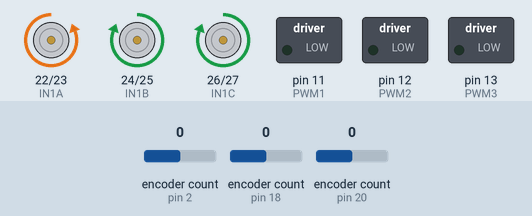
Recording of a sketch running on a simulated Arduino Mega 2560, built with avr-gcc and run on an emulated ATmega2560. On the bench: motor-driver pin pairs drawn as motors (green arrow = first pin HIGH = forward, orange = second pin HIGH = backward, longer = more drive), switched loads named in the sketch (green lamp = pin HIGH). Inputs (shaded band) come from the test bench; at power-on: encoder count (sensors on pin 2, pin 18, pin 20) 0. What the sketch prints to the serial monitor is not drawn.

Above: at 0.4 s.
Timing chart, 0 to 1.9 s (numbered marks = the images above):
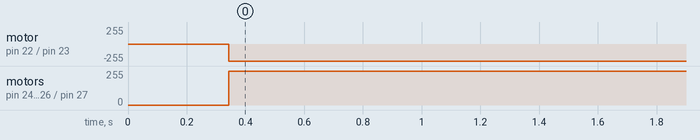

Measured:
- by itself, motor on pin 22 (IN1A) / pin 23 (IN2A): stopped → backward 255/255 at 0.34 s
- by itself, motor on pin 24 (IN1B) / pin 25 (IN2B), motor on pin 26 (IN1C) / pin 27 (IN2C): stopped → forward 255/255 at 0.34 s

The sketch:

Omni_PS2_controller.ino
```cpp
#include <PS2X_lib.h> //for v1.6
#include <Encoder.h>
#define IN1A 22
#define IN2A 23
#define IN1B 24
#define IN2B 25
#define IN1C 26
#define IN2C 27
#define PWM1 11
#define PWM2 12
#define PWM3 13
#define EN_1A 2
#define EN_1B 3
#define EN_2A 18
#define EN_2B 19
#define EN_3A 20
#define EN_3B 21
/******************************************************************
 * set pins connected to PS2 controller:
 *   - 1e column: original
 *   - 2e colmun: Stef?
 * replace pin numbers by the ones you use
 ******************************************************************/
#define PS2_DAT 10 //MOSI
#define PS2_CMD 9  //MISO
#define PS2_SEL 29 //SS
#define PS2_CLK 28 //CLK

/******************************************************************
 * select modes of PS2 controller:
 *   - pressures = analog reading of push-butttons
 *   - rumble    = motor rumbling
 * uncomment 1 of the lines for each mode selection
 ******************************************************************/
//#define pressures   true
#define pressures false
//#define rumble      true
#define rumble false

Encoder Encoder_1(EN_1A, EN_1B);
Encoder Encoder_2(EN_2A, EN_2B);
Encoder Encoder_3(EN_3A, EN_3B);
void w1(int rotation, int direct);
void w2(int rotation, int direct);
void w3(int rotation, int direct);
void Plot(float x, float y, float w);
int sign_of(float x);

PS2X ps2x; // create PS2 Controller Class

//right now, the library does NOT support hot pluggable controllers, meaning
//you must always either restart your Arduino after you connect the controller,
//or call config_gamepad(pins) again after connecting the controller.

int error = 0;
byte type = 0;
byte vibrate = 0;
double x, y, w;
int u1_sign, u2_sign, u3_sign;
float in_min, in_max, out_min, out_max;
float M_in_min, M_in_max, M_out_min, M_out_max;

int speedcar = 0;
char command;

const float r = 0.175;
const float l = 0.053;

void setup()
{

    pinMode(IN1A, OUTPUT);
    pinMode(IN2A, OUTPUT);
    pinMode(IN1B, OUTPUT);
    pinMode(IN2B, OUTPUT);
    pinMode(IN1C, OUTPUT);
    pinMode(IN2C, OUTPUT);
    pinMode(PWM1, OUTPUT);
    pinMode(PWM2, OUTPUT);
    pinMode(PWM3, OUTPUT);

    Serial.begin(57600);
    delay(300); //added delay to give wireless ps2 module some time to startup, before configuring it

    //CHANGES for v1.6 HERE!!! **************PAY ATTENTION*************

    //setup pins and settings: GamePad(clock, command, attention, data, Pressures?, Rumble?) check for error
    error = ps2x.config_gamepad(PS2_CLK, PS2_CMD, PS2_SEL, PS2_DAT, pressures, rumble);

    if (error == 0)
    {
        Serial.print("Found Controller, configured successful ");
        Serial.print("pressures = ");
        if (pressures)
            Serial.println("true ");
        else
            Serial.println("false");
        Serial.print("rumble = ");
        if (rumble)
            Serial.println("true)");
        else
            Serial.println("false");
        Serial.println("Try out all the buttons, X will vibrate the controller, faster as you press harder;");
        Serial.println("holding L1 or R1 will print out the analog stick values.");
        Serial.println("Note: Go to www.billporter.info for updates and to report bugs.");
    }
    else if (error == 1)
        Serial.println("No controller found, check wiring, see readme.txt to enable debug. visit www.billporter.info for troubleshooting tips");

    else if (error == 2)
        Serial.println("Controller found but not accepting commands. see readme.txt to enable debug. Visit www.billporter.info for troubleshooting tips");

    else if (error == 3)
        Serial.println("Controller refusing to enter Pressures mode, may not support it. ");

    //  Serial.print(ps2x.Analog(1), HEX);

    type = ps2x.readType();
    switch (type)
    {
    case 0:
        Serial.print("Unknown Controller type found ");
        break;
    case 1:
        Serial.print("DualShock Controller found ");
        break;
    case 2:
        Serial.print("GuitarHero Controller found ");
        break;
    case 3:
        Serial.print("Wireless Sony DualShock Controller found ");
        break;
    }
}

void loop()
{

    if (error == 1) //skip loop if no controller found
        return;

    else
    {
        //DualShock Controller
        ps2x.read_gamepad(false, vibrate); //read controller and set large motor to spin at 'vibrate' speed
        y = ps2x.Analog(PSS_LY);           // read the x and Y value of the left joy stick
        x = 255 - ps2x.Analog(PSS_LX);

        //remap value
        in_min = 0;
        in_max = 255;
        out_min = -1;
        out_max = 1;

        //remapping joy stick's value
        y = (y - in_min) * (out_max - out_min) / (in_max - in_min) + out_min;
        x = (x - in_min) * (out_max - out_min) / (in_max - in_min) + out_min;

        //Deadzone
        if (x <= 0.15 && x >= -0.15)
            x = 0;
        if (y <= 0.15 && y >= -0.15)
            y = 0;

        // rotating
        if (ps2x.Button(PSB_L1))
        {
            w = -5.72;
            x = 0;
            y = 0;
        }
        else if (ps2x.Button(PSB_R1))
        {
            w = 5.72;
            x = 0;
            y = 0;
        }
        else
        {
            w = 0;
        }
    }

    //Define Omni wheel robot parameter
    //motor value
    float u1 = (l * w - x) / r;
    float u2 = (2 * l * w + x - sqrt(3) * y) / 2 * r;
    float u3 = (2 * l * w + x + sqrt(3) * y) / 2 * r;

    //Get sign of rotating velocity of wheels
    u1_sign = sign_of(u1);
    u2_sign = sign_of(u2);
    u3_sign = sign_of(u3);

    //Because control signal is positive number, we take abs of u1 u2 u3
    u1 = abs(u1);
    u2 = abs(u2);
    u3 = abs(u3);

    //Mapping value
    M_in_min = 0;
    //M_in_max = 19;
    M_in_max = max(max(u1, u2), u3);
    M_out_min = 0;
    M_out_max = 255;

    //Remapping motors' value
    u1 = (u1 - M_in_min) * (M_out_max - M_out_min) / (M_in_max - in_min) + M_out_min;
    u2 = (u2 - M_in_min) * (M_out_max - M_out_min) / (M_in_max - in_min) + M_out_min;
    u3 = (u3 - M_in_min) * (M_out_max - M_out_min) / (M_in_max - in_min) + M_out_min;

    //Control motors
    w1(u1, -u1_sign);
    w2(u2, u2_sign);
    w3(u3, u3_sign);

    Serial.print("Motor Values:\n");
    Serial.print(u1);
    Serial.print(",\n");
    Serial.print(u2);
    Serial.print(",\n");
    Serial.print(u3);
    Serial.print(",\n");
}

void w1(int rotation, int direct)
{
    analogWrite(PWM1, rotation);
    if (direct == 1)
    {
        digitalWrite(IN1A, HIGH);
        digitalWrite(IN2A, LOW);
    }
    else if (direct == -1)
    {
        digitalWrite(IN1A, LOW);
        digitalWrite(IN2A, HIGH);
    }
}

void w2(int rotation, int direct)
{
    analogWrite(PWM2, rotation);
    if (direct == 1)
    {
        digitalWrite(IN1B, HIGH);
        digitalWrite(IN2B, LOW);
    }
    else if (direct == -1)
    {
        digitalWrite(IN1B, LOW);
        digitalWrite(IN2B, HIGH);
    }
}

void w3(int rotation, int direct)
{
    analogWrite(PWM3, rotation);
    if (direct == 1)
    {
        digitalWrite(IN1C, HIGH);
        digitalWrite(IN2C, LOW);
    }
    else if (direct == -1)
    {
        digitalWrite(IN1C, LOW);
        digitalWrite(IN2C, HIGH);
    }
}

int sign_of(float x)
{
    if (x >= 0)
        return 1;
    else
        return -1;
}
```
